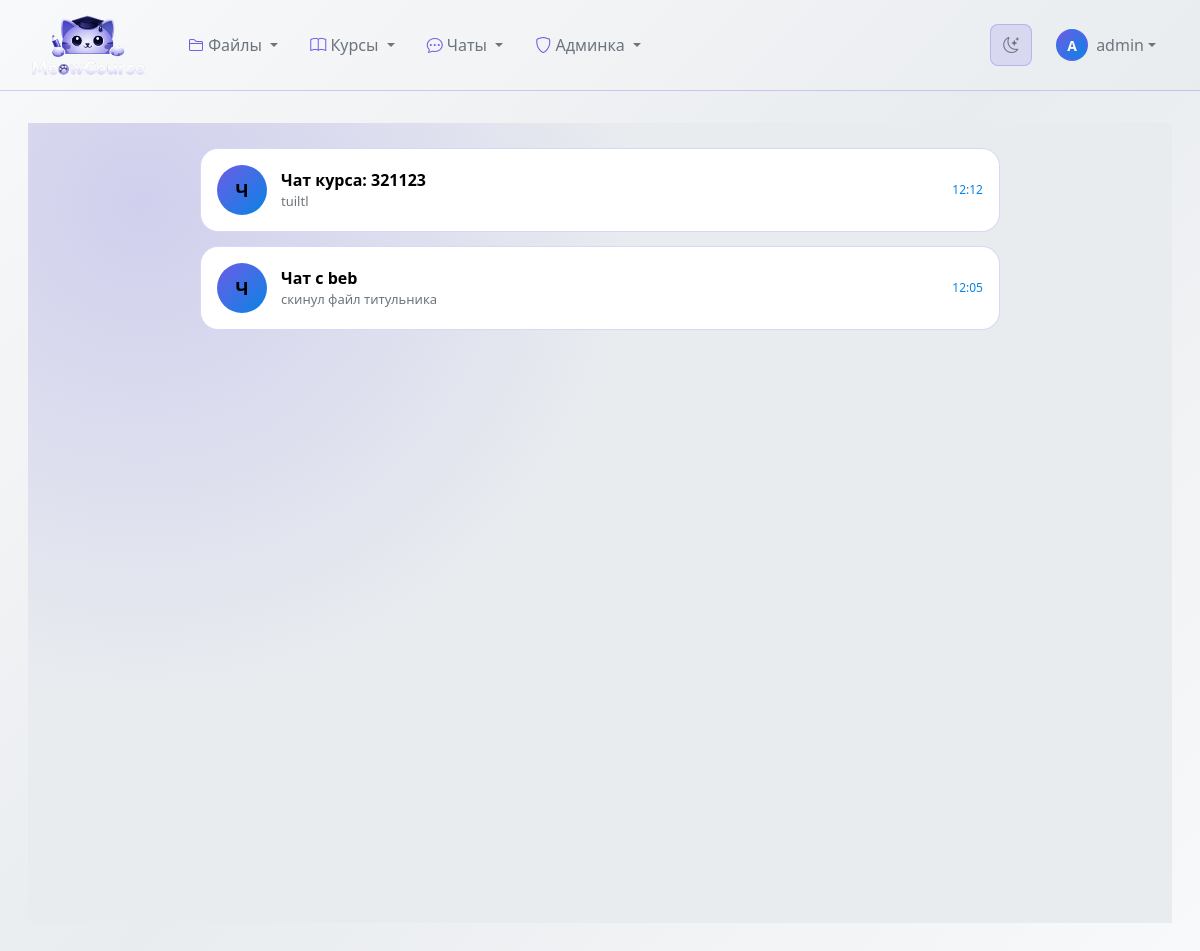
Page /chat/ (signed in) on the committed database.
### chat_manager/models.py (models this page shows, shortened)
class ChatRoom(models.Model):
    ROOM_TYPE_CHOICES = [
        ('course', 'Курс'),
        ('private', 'Личный'),
        ('group', 'Групповой'),
    ]
    name = models.CharField(max_length=255)
    room_type = models.CharField(max_length=20, choices=ROOM_TYPE_CHOICES, default='private')
    course = models.ForeignKey(
        Course,
        on_delete=models.CASCADE,
        null=True,
        blank=True,
        related_name='chat_rooms'
    )
    participants = models.ManyToManyField(User, related_name='chat_rooms')
    created_by = models.ForeignKey(User, on_delete=models.CASCADE, related_name='created_rooms')
    created_at = models.DateTimeField(auto_now_add=True)
    is_active = models.BooleanField(default=True)
    class Meta:
        ordering = ['-created_at']
        verbose_name = 'Комната чата'
        verbose_name_plural = 'Комнаты чата'
    def get_last_message(self):
        return self.messages.order_by('-timestamp').first()

class Message(models.Model):
    room = models.ForeignKey(ChatRoom, on_delete=models.CASCADE, related_name='messages')
    user = models.ForeignKey(User, on_delete=models.CASCADE, related_name='messages')
    content = models.TextField(blank=True)
    file_attachment = models.FileField(
        upload_to=message_file_upload_path,
        null=True,
        blank=True,
        verbose_name='Файл'
    )
    timestamp = models.DateTimeField(auto_now_add=True)
    is_read = models.BooleanField(default=False)
    class Meta:
        ordering = ['timestamp']
        verbose_name = 'Сообщение'
        verbose_name_plural = 'Сообщения'
        indexes = [
            models.Index(fields=['room', '-timestamp']),
            models.Index(fields=['user', '-timestamp']),
        ]

### chat_manager/views.py (the view)
# urls.py: path('', views.chat_list, name='chat_list'),
@login_required
def chat_list(request):
    rooms = ChatRoom.objects.filter(
        participants=request.user,
        is_active=True
    ).prefetch_related('participants')
    for room in rooms:
        room.last_message = room.get_last_message()
    other_users = User.objects.exclude(id=request.user.id).exclude(is_active=False)
    return render(request, 'chat_manager/chat_list.html', {
        'rooms': rooms,
        'other_users': other_users
    })

### classroom_core/models.py (called while the page is built)
    def is_teacher(self):
        return self.role == 'teacher'

    def is_staff(self):
        return self.role == 'staff'

### templates/chat_manager/chat_list.html (shortened to what this page needs)
{% extends "base.html" %}
{% block content %}
<div class="chatlist-page">
<div class="container">
<div class="chat-list">
{% for room in rooms %}
<a href="{% url 'chat:chat_room' room.id %}" class="chat-item">
<div class="avatar">{{ room.name|first|upper }}</div>
<div class="chat-info">
<div class="chat-name">{{ room.name }}</div>
<div class="chat-last">
{% if room.last_message %}
{{ room.last_message.content|truncatechars:50 }}
{% else %}
Нет сообщений
{% endif %}
</div>
</div>
<div class="chat-time">
{% if room.last_message %}
{{ room.last_message.timestamp|date:"H:i" }}
{% endif %}
</div>
</a>
{% endfor %}
</div>
</div>
</div>
{% endblock %}

### templates/base.html (shortened to what this page needs)
{% load static %}
<!DOCTYPE html>
<html lang="ru">
<head>
    <link href="https://cdn.jsdelivr.net/npm/bootstrap@5.3.0/dist/css/bootstrap.min.css" rel="stylesheet">
    <link rel="stylesheet" href="https://cdn.jsdelivr.net/npm/bootstrap-icons@1.10.0/font/bootstrap-icons.css">
    <link id="theme-stylesheet" rel="stylesheet" href="{% static 'css/themes/light.css' %}" data-light-href="{% static 'css/themes/light.css' %}" data-dark-href="{% static 'css/themes/dark.css' %}">
</head>
<body>
    <nav class="navbar navbar-expand-lg navbar">
        <div class="container-fluid">
            <a class="navbar-brand d-flex align-items-center" href="{% url 'classroom_core:course_list' %}">
                <img src="{% static 'images/logo.png' %}"
                    alt="MeowCourse"
                    class="me-2"
                    style="width: 120px; height: auto; max-height: 64px; object-fit: contain;">
            </a>
            <div class="collapse navbar-collapse" id="navbarNav">
                <ul class="navbar-nav me-auto">
                    <li class="nav-item dropdown">
                        <a class="nav-link dropdown-toggle" href="#" role="button" data-bs-toggle="dropdown">
                            <i class="bi bi-folder2"></i> Файлы
                        </a>
                    </li>
                    <li class="nav-item dropdown">
                        <a class="nav-link dropdown-toggle" href="#" role="button" data-bs-toggle="dropdown">
                            <i class="bi bi-book"></i> Курсы
                        </a>
                    </li>
                    <li class="nav-item dropdown">
                        <a class="nav-link dropdown-toggle" href="#" role="button" data-bs-toggle="dropdown">
                            <i class="bi bi-chat-dots"></i> Чаты
                        </a>
                    </li>
                    {% if user.is_authenticated and user.is_staff or user.is_superuser %}
                    <li class="nav-item dropdown">
                        <a class="nav-link dropdown-toggle" href="#" role="button" data-bs-toggle="dropdown">
                            <i class="bi bi-shield"></i> Админка
                        </a>
                    </li>
                    {% endif %}
                </ul>
                <div class="d-flex align-items-center gap-2">
                    <button id="theme-toggle" class="theme-toggle-btn" type="button" aria-label="Переключить тему">
                        <i class="bi bi-moon-stars"></i>
                    </button>
                    {% if user.is_authenticated %}
                    <div class="dropdown">
                        <a class="nav-link dropdown-toggle d-flex align-items-center" href="#" role="button" data-bs-toggle="dropdown">
                            <div class="user-avatar rounded-circle d-flex align-items-center justify-content-center" style="width: 32px; height: 32px; font-size: 0.875rem;">
                                {{ user.username|slice:":1"|upper }}
                            </div>
                            <span class="ms-2 d-none d-md-inline username-text">{{ user.username }}</span>
                        </a>
                    </div>
                    {% else %}
                    <a class="nav-link" href="{% url 'classroom_core:login' %}">
                        <i class="bi bi-box-arrow-in-right me-1"></i> Войти
                    </a>
                    {% endif %}
                </div>
            </div>
        </div>
    </nav>
    <div class="main-content">
        <div class="container-fluid">
            {% block content %}{% endblock %}
        </div>
    </div>
</body>
</html>

### static/css/themes/light.css (style rules this page uses)
:root { --bg-page-start: #f8f9fa; --bg-page-end: #e9ecef; --bg-page-gradient: linear-gradient(135deg, var(--bg-page-start) 0%, var(--bg-page-end) 50%, var(--bg-page-start) 100%); --bg-card: #ffffff; --bg-card-hover: #f8f9fa; --bg-item: #f1f3f5; --bg-item-hover: #e9ecef; --bg-input: #ffffff; --bg-overlay-10: rgba(108, 92, 231, 0.1); --bg-overlay-15: rgba(108, 92, 231, 0.15); --bg-overlay-20: rgba(108, 92, 231, 0.2); --bg-overlay-25: rgba(108, 92, 231, 0.25); --bg-overlay-30: rgba(108, 92, 231, 0.3); --text-white: #000000; --text-main: #212529; --text-secondary: #495057; --text-muted: #6c757d; --text-disabled: #adb5bd; --accent-primary: #6c5ce7; --accent-secondary: #0984e3; --accent-gradient: linear-gradient(135deg, var(--accent-primary), var(--accent-secondary)); --accent-glow: rgba(108, 92, 231, 0.15); --accent-glow-strong: rgba(108, 92, 231, 0.25); --accent-shadow: 0 5px 15px var(--accent-glow); --accent-shadow-hover: 0 8px 25px var(--accent-glow-strong); --border-accent: rgba(108, 92, 231, 0.2); --border-accent-hover: rgba(108, 92, 231, 0.4); --border-accent-light: rgba(108, 92, 231, 0.15); --status-warning: #f39c12; --status-warning-bg: rgba(243, 156, 18, 0.15); --status-warning-bg-light: rgba(243, 156, 18, 0.05); --status-warning-border: rgba(243, 156, 18, 0.3); --status-warning-shadow: 0 10px 30px rgba(243, 156, 18, 0.1); --status-warning-gradient: linear-gradient(135deg, rgba(243, 156, 18, 0.15), rgba(243, 156, 18, 0.05)); --status-info: #0984e3; --status-info-bg: rgba(9, 132, 227, 0.15); --status-info-bg-light: rgba(9, 132, 227, 0.05); --status-info-border: rgba(9, 132, 227, 0.3); --status-info-shadow: 0 10px 30px rgba(9, 132, 227, 0.1); --status-info-gradient: linear-gradient(135deg, rgba(9, 132, 227, 0.15), rgba(9, 132, 227, 0.05)); --status-assignment: #6c5ce7; --status-assignment-bg: rgba(108, 92, 231, 0.15); --status-assignment-bg-light: rgba(108, 92, 231, 0.05); --status-assignment-border: rgba(108, 92, 231, 0.3); --status-assignment-shadow: 0 10px 30px rgba(108, 92, 231, 0.1); --status-assignment-gradient: linear-gradient(135deg, rgba(108, 92, 231, 0.15), rgba(108, 92, 231, 0.05)); --status-success: #00b894; --status-success-bg: rgba(0, 184, 148, 0.15); --status-success-bg-light: rgba(0, 184, 148, 0.05); --status-success-border: rgba(0, 184, 148, 0.3); --status-success-shadow: 0 10px 30px rgba(0, 184, 148, 0.1); --status-success-gradient: linear-gradient(135deg, rgba(0, 184, 148, 0.15), rgba(0, 184, 148, 0.05)); --status-danger: #d63031; --status-danger-light: #ff6b6b; --status-danger-bg: rgba(214, 48, 49, 0.15); --status-danger-border: rgba(214, 48, 49, 0.3); --status-danger-gradient: linear-gradient(135deg, var(--status-danger), var(--status-danger-light)); --gradient-avatar: linear-gradient(135deg, var(--accent-primary), var(--accent-secondary)); --gradient-progress: linear-gradient(90deg, var(--accent-primary), var(--accent-secondary)); --text-glow: 0 0 10px rgba(108, 92, 231, 0.15); --text-glow-danger: 0 0 10px rgba(214, 48, 49, 0.2); --shadow-card: 0 4px 20px rgba(0, 0, 0, 0.06); --shadow-card-hover: 0 8px 30px rgba(0, 0, 0, 0.1); --shadow-item: 0 2px 10px rgba(0, 0, 0, 0.04); --shimmer-overlay: linear-gradient(90deg, transparent, rgba(255, 255, 255, 0.5), transparent); --card-base: var(--bg-card) var(--border-accent) var(--shadow-card); --item-base: var(--bg-item) var(--border-accent-light); --badge-base: var(--bg-overlay-20) var(--text-secondary) var(--border-accent); --header-gradient-default: var(--status-assignment-gradient); --header-gradient-announcements: var(--status-warning-gradient); --header-gradient-sections: var(--status-info-gradient); --header-gradient-assignments: var(--status-assignment-gradient); --header-gradient-submissions: var(--status-success-gradient); }

### rows in the picture
ChatRoom: name|first "Ч", name "Чат курса: 321123", last_message.content "tuiltl", last_message.timestamp "12:12"
ChatRoom: name|first "Ч", name "Чат с beb", last_message.content "скинул файл титульника", last_message.timestamp "12:05"

### other values in the picture
{{ user.username|slice:":1"|upper }} "A"
{{ user.username }} "admin"
